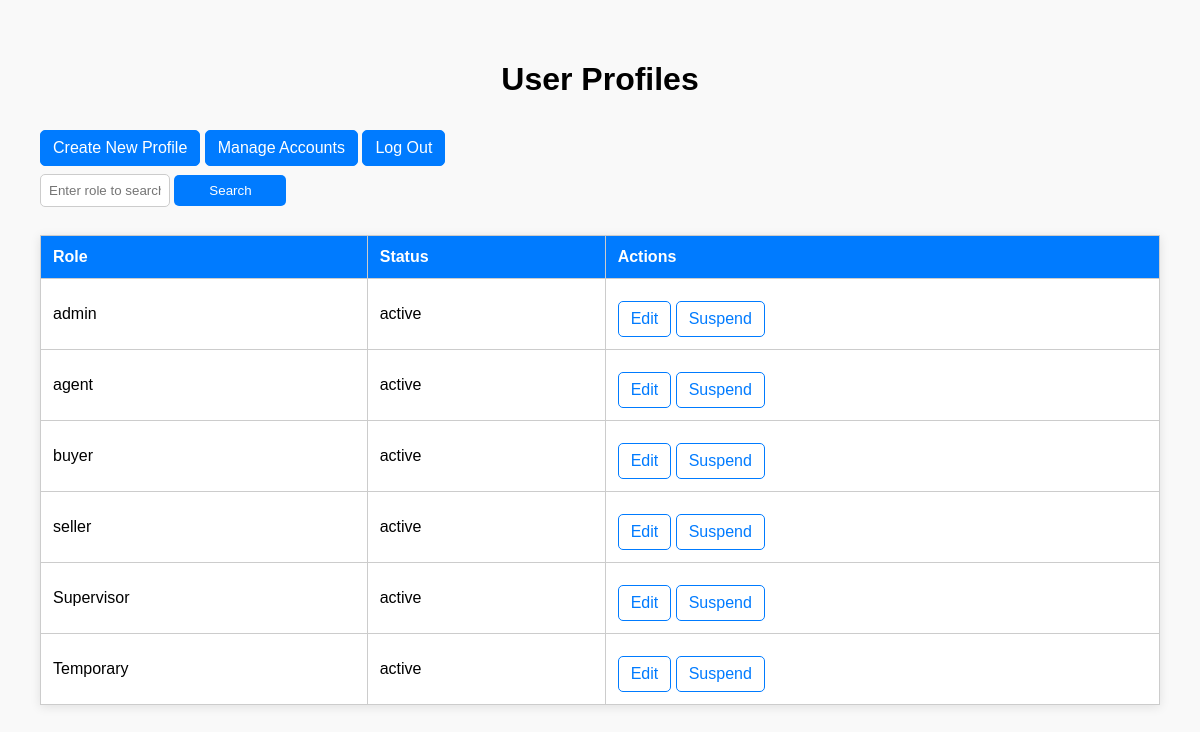
Page /profiles (signed in) on the committed database.
### tables this page shows
CREATE TABLE user_profiles (
        profile_id INTEGER PRIMARY KEY AUTOINCREMENT,
        role TEXT NOT NULL UNIQUE,
        status TEXT NOT NULL CHECK(status IN ('active', 'suspended'))
    );

### app.py (the view)
@app.route('/profiles')
@admin_required
def view_profiles():
    profiles = profile_repo.get_all_profiles()
    return render_template('profiles.html', profiles=profiles)

### app.py (called while the page is built)
def admin_required(f):
    @wraps(f)
    def decorated_function(*args, **kwargs):
        if 'user' not in session or session['user']['role'] != 'admin':
            flash('You do not have permission to access this page.')
            return redirect(url_for('login'))
        return f(*args, **kwargs)
    return decorated_function

### base_repository.py (called while the page is built)
    def get_connection(self):
        return sqlite3.connect(self.db_path)

    def fetch_all(self, query, params=()):
        conn = self.get_connection()
        conn.row_factory = sqlite3.Row  # Enables column access by name
        cursor = conn.cursor()
        cursor.execute(query, params)
        results = cursor.fetchall()
        conn.close()
        return results

### user_profile_repository.py (called while the page is built)
    def get_all_profiles(self):
        query = 'SELECT * FROM user_profiles'
        return self.fetch_all(query)

### templates/profiles.html (shortened to what this page needs)
<!DOCTYPE html>
<html lang="en">
<head>
</head>
<body>
    <h1>User Profiles</h1>
    <a href="/profiles/new" class="button-link">Create New Profile</a>
    <a href="/accounts" class="button-link">Manage Accounts</a>
    <a href="/logout" class="button-link">Log Out</a>
    <form action="{{ url_for('search_profiles') }}" method="post">
        <input type="text" name="role" placeholder="Enter role to search" required>
        <button type="submit">Search</button>
    </form>
    <table>
        <tr>
            <th>Role</th>
            <th>Status</th>
            <th>Actions</th>
        </tr>
        {% for profile in profiles %}
        <tr>
            <td>{{ profile['role'] }}</td>
            <td>{{ profile['status'] }}</td>
            <td>
                <a href="/profiles/{{ profile['profile_id'] }}/edit">Edit</a>
                <a href="/profiles/{{ profile['profile_id'] }}/suspend">Suspend</a>
            </td>
        </tr>
        {% else %}
        <tr>
            <td colspan="3">No profiles found.</td>
        </tr>
        {% endfor %}
    </table>
</body>
</html>

### templates/profiles.html (style rules this page uses)
body { font-family: Arial, sans-serif; background-color: #f9f9f9; margin: 0; padding: 40px; }
h1 { text-align: center; }
table { width: 100%; border-collapse: collapse; margin-top: 20px; background-color: #fff; box-shadow: 0 2px 10px rgba(0, 0, 0, 0.1); }
th, td { padding: 12px; border: 1px solid #ccc; text-align: left; }
th { background-color: #007BFF; color: white; }
a { display: inline-block; margin-top: 10px; color: #007BFF; text-decoration: none; padding: 8px 12px; border: 1px solid #007BFF; border-radius: 5px; transition: background-color 0.3s; }
.button-link { padding: 8px 12px; background-color: #007BFF; color: white; text-decoration: none; border-radius: 5px; transition: background-color 0.3s; }
input[type="text"] { width: 10%; padding: 8px; margin: 8px 0; border-radius: 5px; border: 1px solid #ccc; }
button { padding: 8px 15px; background-color: #007BFF; color: white; border: none; border-radius: 5px; cursor: pointer; transition: background-color 0.3s; width: 10%; }

### rows in the picture
user_profiles: role "admin", status "active"
user_profiles: role "agent", status "active"
user_profiles: role "buyer", status "active"
user_profiles: role "seller", status "active"
user_profiles: role "Supervisor", status "active"
user_profiles: role "Temporary", status "active"
